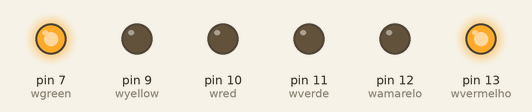
The sketch below on a simulated Arduino Uno, built with avr-gcc and run on an emulated ATmega328P. Shown: output pins drawn as LEDs (lit = HIGH).

Above: at 1.5 s.
At 4.5 s:
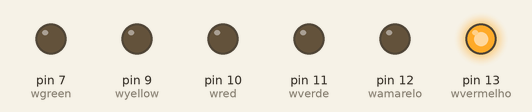
At 7.0 s:
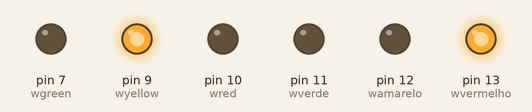
At 10.5 s:
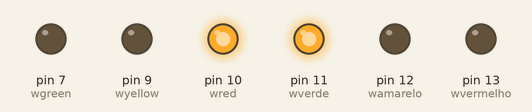
At 13.0 s:
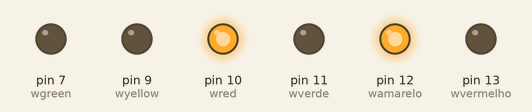
At 14.5 s:
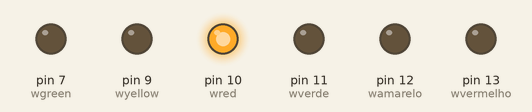
Timing chart, 0 to 19.5 s (numbered marks = the images above):
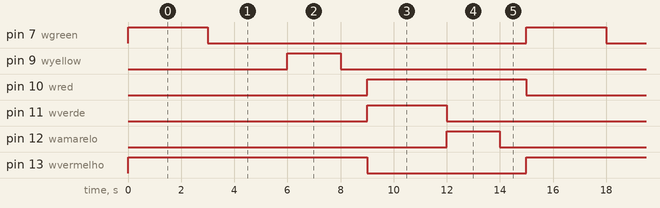

The sketch:

semaforo_duas_fases_high_1_low_0.ino
```cpp
/*
  semaforo  aula 1 - Professor Claudio / Mariano Politec

 Objedivo: conhecimento de saidas digtais no arduino UNO.

 Material:

 3 resistores de 220ohm
 3 leds (vermelho, amarelo e verde)
 1 arduino uno

 */
int wvermelho = 13;
int wamarelo = 12;
int wverde = 11;
int wred = 10;
int wyellow = 9;
int wgreen = 7;

void setup()
{
  pinMode(wvermelho, OUTPUT); // led vermelho
  pinMode(wamarelo, OUTPUT); //led amarelo
  pinMode(wverde, OUTPUT); //led verde
  pinMode(wred, OUTPUT); //led red
  pinMode(wyellow, OUTPUT); //led yellow
  pinMode(wgreen, OUTPUT); //led green
}

void loop()
{
  digitalWrite(wvermelho, 1);
  digitalWrite(wgreen, 1);
  delay(3000); // aguardando 3000 millisecond(s)
  digitalWrite(wgreen, 0);

  digitalWrite(wvermelho, 1);
  delay(3000); // aguardando 3000 millisecond(s)
  digitalWrite(wyellow, 1);
  delay(2000); // aguardando 2000 millisecond(s)
  digitalWrite(wyellow, 0);
  delay(1000); // aguardando 1000 millisecond(s)
  digitalWrite(wvermelho, 0);


  digitalWrite(wverde, 1);
  digitalWrite(wred, 1);
  delay(3000); //aguardando 3000 millisecond(s)
  digitalWrite(wverde, 0);

  digitalWrite(wred, 1);
  digitalWrite(wamarelo, 1);
  delay(2000); // aguardando 2000 millisecond(s)
  digitalWrite(wamarelo, 0);
  delay(1000); // aguardando 2000 millisecond(s)
  digitalWrite(wred, 0);


}
```

Measured:
- by itself, pin 7 (wgreen), pin 11 (wverde): alternates HIGH for 3.0 s and LOW for 12.0 s
- by itself, pin 9 (wyellow), pin 12 (wamarelo): alternates HIGH for 2.0 s and LOW for 13.0 s
- by itself, pin 10 (wred): alternates HIGH for 6.0 s and LOW for 9.0 s
- by itself, pin 13 (wvermelho): alternates HIGH for 9.0 s and LOW for 6.0 s
